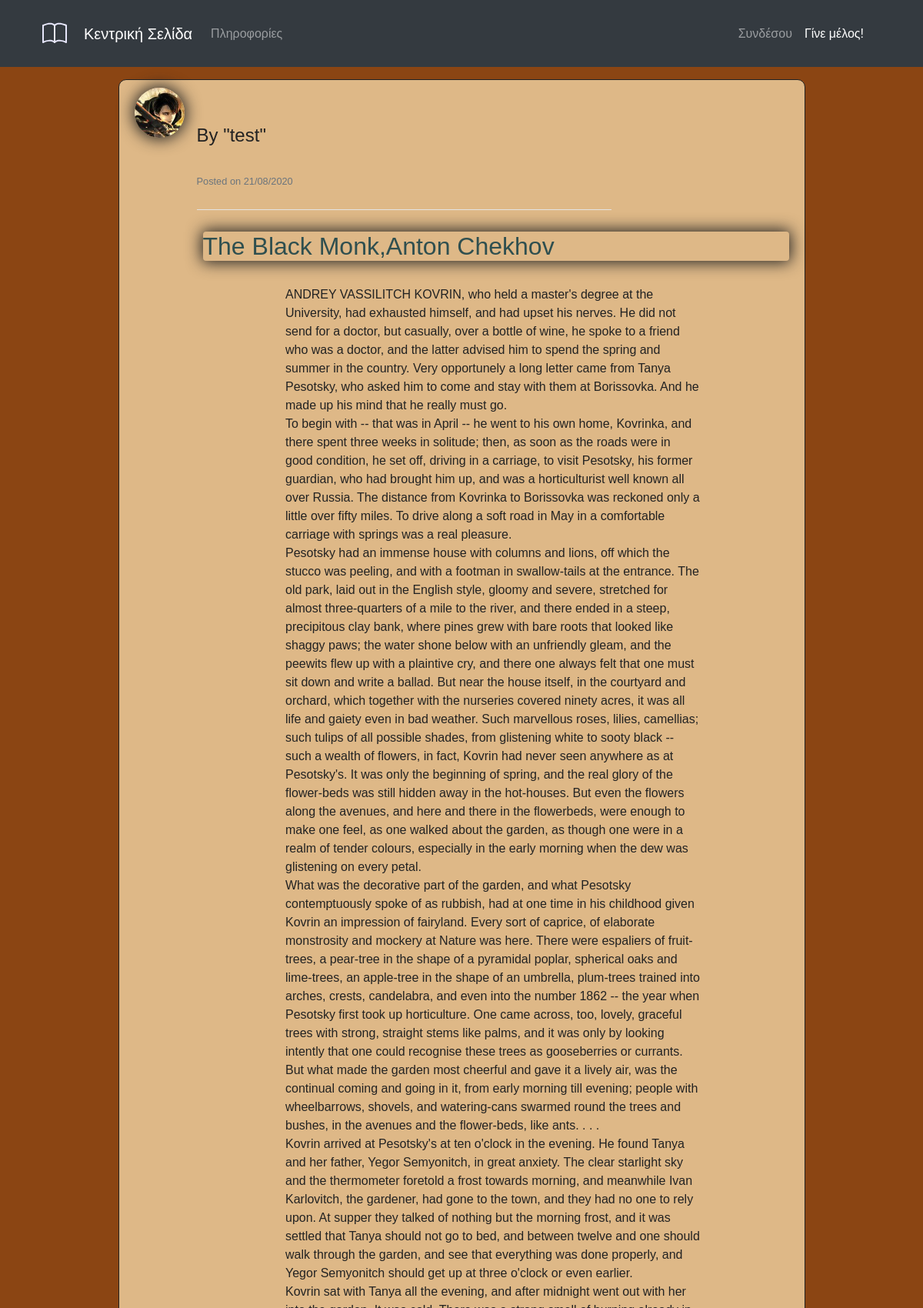
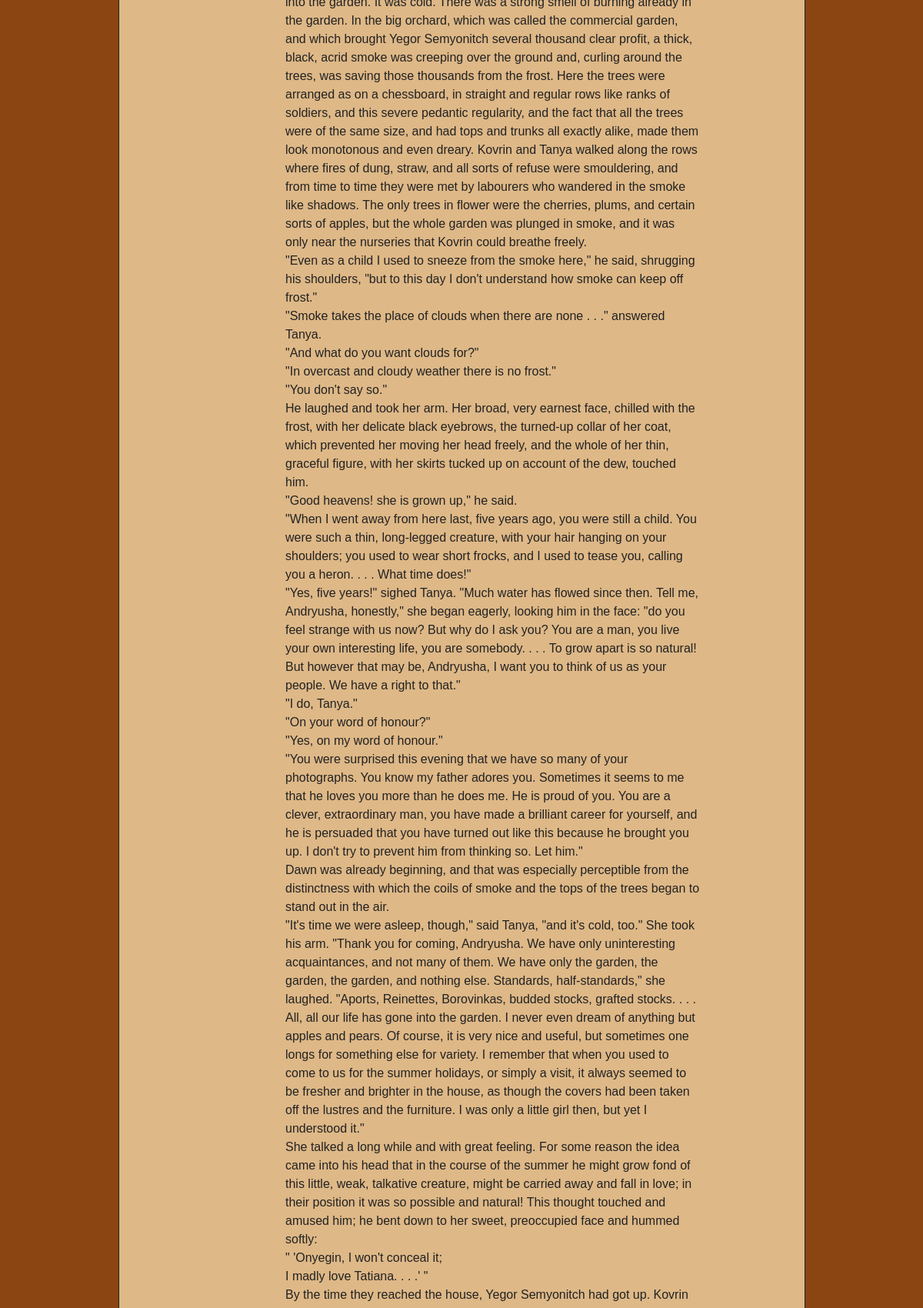
The page /post/14 (upper part) on the database its author committed (2 pictures, top to bottom).
### Flask_attempts/models.py (models this page shows, shortened)
class User(db.Model, UserMixin):
    id = db.Column(db.Integer, primary_key=True)
    username = db.Column(db.String(20), unique=True, nullable=False)
    email = db.Column(db.String(60), unique=True, nullable=False)
    image_file = db.Column(db.String(20), nullable=False, default='default.jpg')
    password = db.Column(db.String(60), nullable=False)
    posts = db.relationship('Post',backref='author', lazy = True)

class Post(db.Model):
    id = db.Column(db.Integer, primary_key=True)
    title = db.Column(db.String(100),nullable= False)
    date_posted = db.Column(db.DateTime,nullable=False,default = datetime.utcnow) #vs datetime.now i diafora einai oti i 2i apo8ikeuei local times,i 1i greenwich,kaliteri praktiki gia database storing
    content = db.Column(db.Text, nullable=False)
    user_id = db.Column(db.Integer, db.ForeignKey('user.id'), nullable=False)

### Flask_attempts/routes.py (the view)
@app.route("/post/<int:post_id>")
def post(post_id):
    post = Post.query.get_or_404(post_id) #i fernei to template tou post i fernei 404 doesnt exist page
    return render_template('post.html',title=post.title,post=post)

### Flask_attempts/templates/post.html (shortened to what this page needs)
{% extends "layout.html" %}
{% block content %}
	<article class="media content-section article-content">
		<img class="rounded-circle article-img low-shadows" src="{{url_for('static',filename='profile_pics/'+post.author.image_file)}}">
		<div class="media-body acrticle-content" >
			<div class="article-metadata article-svg">
				<h4 class="mr-2">By "{{post.author.username}}"</h4>
					<small class="text-muted">Posted on {{ post.date_posted.strftime("%d/%m/%Y") }}</small>
			</div>
			<h2 class="article-title low-shadows rounded ml-2">{{post.title}}</h2>
			<p class="article-svg mx-auto">{{post.content}}</p>
		</div>
	</article>
{% endblock content %}

### Flask_attempts/static/styling.css (style rules this page uses)
html,body { margin:0; padding:0;height:100%; }
body { width:100%; font-family: sans-serif; color: #222; background-image:url('stanislav-kondratiev-6pO3QFkk7hQ-unsplash.jpg'); background-color: saddlebrown; }
.content-section { background: burlywood; padding: 10px 20px; border: 1px solid #222; border-radius: 10px; margin-bottom: 20px; }
.article-title { color: darkslategray; }
.article-content { white-space: pre-line; width:100%; min-width: 400px; }
.article-img { height: 65px; width: 65px; margin-right: 16px; }
.low-shadows { box-shadow: 0px 0px 20px 2px #222; }
.article-metadata { padding-bottom: 1px; margin-bottom: 4px; border-bottom: 1px solid #e3e3e3 }
.article-svg { width: 70%; height: 60%; vertical-align: middle; }

### rows shown on the page
User: image_file (picture), author.username "test"
Post: date_posted "21/08/2020", title "The Black Monk,Anton Chekhov"
